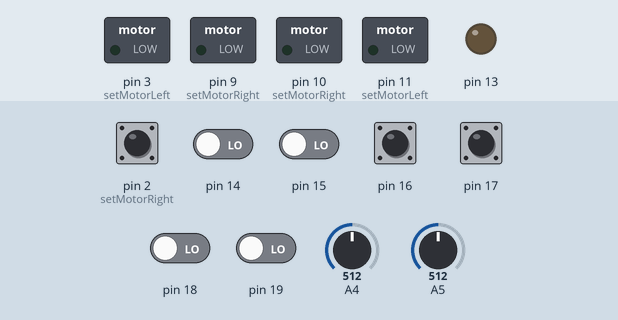
Bench run of a sketch on a simulated Arduino Uno, built with avr-gcc and run on an emulated ATmega328P. On the bench: switched loads named in the sketch (green lamp = pin HIGH), output pins drawn as LEDs (lit = HIGH). The inputs (shaded band) are chosen by the test bench; at power-on: pin 2 (setMotorRight), pin 16, pin 17 HIGH, pin 14, pin 15, pin 18, pin 19 LOW, A4 = 512, A5 = 512.

Above: at 1.5 s.
1.6 s: pin 2 (setMotorRight) pulled LOW for 1 s
At 2.4 s:
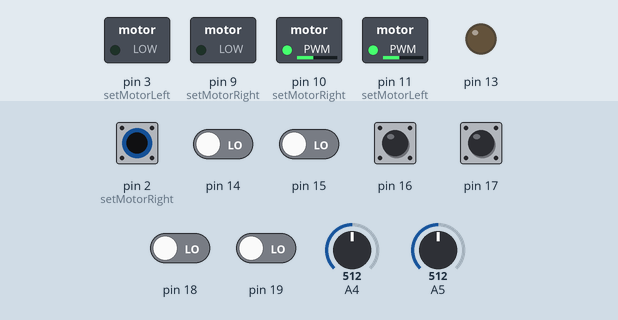
4.1 s: pin 2 (setMotorRight) pulled LOW for 0.15 s
At 4.17 s:
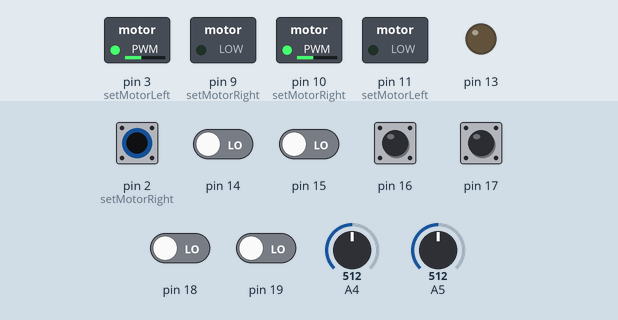
5.7 s: pin 2 (setMotorRight) pulled LOW for 0.15 s
At 6.8 s:
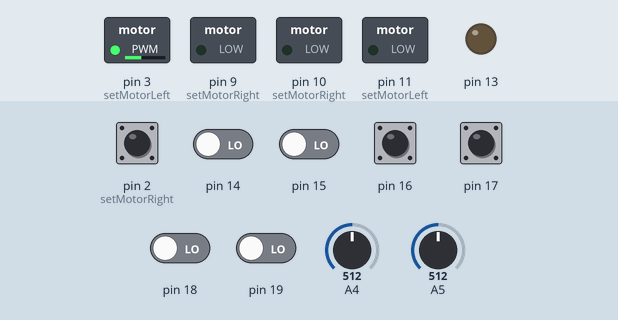
Timing chart, 0 to 8.7 s (numbered marks = the images above; inputs shaded):
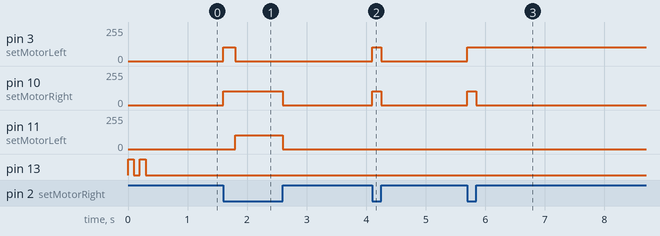

The sketch:

ruz-v0.1.ino
```cpp
// Beta test v0.1
#include <avr/io.h>
#include <avr/interrupt.h>
#include <avr/wdt.h>
#define STATE_WAITING   0
#define STATE_SEARCHING 1
#define STATE_ATTACK    2
#define STATE_ESCAPE    3
#define ESCAPE_BACK       0
#define ESCAPE_RIGHT_BACK 1
#define ESCAPE_LEFT_BACK  2
#define QTR_THRESHOLD 700
#define MAX_SPEED 102
#define SEARCH_SPEED 60
#define IMPACT_SPEED 170
#define MAX_CRUSH_SPEED 230
#define CRUSH_STEP_DELAY 300
#define CRUSH_STEP_INCREMENT 2
volatile uint8_t currentState = STATE_WAITING;
uint8_t escapeStrategy = 0;
volatile unsigned long escapeStartTime = 0;
uint8_t lastOpponentDir = 0;
unsigned long attackStartTime = 0;
int currentCrushSpeed = IMPACT_SPEED;
bool isCrushing = false;
volatile int global_solQTR = 1023;
volatile int global_sagQTR = 1023;
volatile uint8_t adc_channel = 5;
volatile bool adc_dummy_flag = true;
void initHardware();
void setMotorLeft(int16_t speed);
void setMotorRight(int16_t speed);
#define BUZZER_ON  (PORTB |=  (1 << PB5))
#define BUZZER_OFF (PORTB &= ~(1 << PB5))
void setup() {
    initHardware();
    BUZZER_ON;
    delay(100);
    BUZZER_OFF;
    delay(100);
    BUZZER_ON;
    delay(100);
    BUZZER_OFF;
    wdt_enable(WDTO_120MS);
}
void loop() {
    wdt_reset();
    int solQTR, sagQTR;
    cli();
    solQTR = global_solQTR;
    sagQTR = global_sagQTR;
    sei();
    if (currentState != STATE_WAITING) {
        if (currentState != STATE_ESCAPE) {
            if (solQTR < QTR_THRESHOLD || sagQTR < QTR_THRESHOLD) {
                currentState = STATE_ESCAPE;
                escapeStartTime = millis();
                isCrushing = false;
                if (solQTR < QTR_THRESHOLD && sagQTR < QTR_THRESHOLD) {
                    escapeStrategy = ESCAPE_BACK;
                } else if (solQTR < QTR_THRESHOLD) {
                    escapeStrategy = ESCAPE_RIGHT_BACK;
                } else {
                    escapeStrategy = ESCAPE_LEFT_BACK;
                }
            }
        }
    }
    switch (currentState) {
        case STATE_WAITING:
            break;
        case STATE_SEARCHING: {
            bool leftOpp  = ((PINC & (1 << PC3)) == 0);
            bool rightOpp = ((PINC & (1 << PC2)) == 0);
            if (leftOpp || rightOpp) {
                currentState = STATE_ATTACK;
            } else {
                if (lastOpponentDir == 0) {
                    setMotorLeft(-SEARCH_SPEED);
                    setMotorRight(SEARCH_SPEED);
                } else {
                    setMotorLeft(SEARCH_SPEED);
                    setMotorRight(-SEARCH_SPEED);
                }
            }
            break;
        }
        case STATE_ATTACK: {
            bool leftOpp  = ((PINC & (1 << PC3)) == 0);
            bool rightOpp = ((PINC & (1 << PC2)) == 0);
            if (leftOpp && rightOpp) {
                if (!isCrushing) {
                    isCrushing = true;
                    attackStartTime = millis();
                    currentCrushSpeed = IMPACT_SPEED;
                } else {
                    unsigned long crushDuration = millis() - attackStartTime;
                    if (crushDuration >= CRUSH_STEP_DELAY) {
                        currentCrushSpeed += CRUSH_STEP_INCREMENT;
                        if (currentCrushSpeed > MAX_CRUSH_SPEED) {
                            currentCrushSpeed = MAX_CRUSH_SPEED;
                        }
                        attackStartTime = millis();
                    }
                }
                setMotorLeft(currentCrushSpeed);
                setMotorRight(currentCrushSpeed);
            } else if (leftOpp) {
                isCrushing = false;
                setMotorLeft(0);
                setMotorRight(MAX_SPEED);
                lastOpponentDir = 0;
            } else if (rightOpp) {
                isCrushing = false;
                setMotorLeft(MAX_SPEED);
                setMotorRight(0);
                lastOpponentDir = 1;
            } else {
                isCrushing = false;
                currentState = STATE_SEARCHING;
            }
            break;
        }
        case STATE_ESCAPE: {
            unsigned long elapsed = millis() - escapeStartTime;
            bool sensorsClear = (solQTR >= QTR_THRESHOLD && sagQTR >= QTR_THRESHOLD);
            if (escapeStrategy == ESCAPE_BACK) {
                if (elapsed < 200) {
                    setMotorLeft(-MAX_SPEED);
                    setMotorRight(-MAX_SPEED);
                } else if (elapsed < 350) {
                    setMotorLeft(MAX_SPEED);
                    setMotorRight(-MAX_SPEED);
                } else if (sensorsClear || elapsed > 1000) {
                    currentState = STATE_SEARCHING;
                }
            }
            else if (escapeStrategy == ESCAPE_RIGHT_BACK) {
                if (elapsed < 250) {
                    setMotorLeft(-MAX_SPEED);
                    setMotorRight(0);
                } else if (sensorsClear || elapsed > 1000) {
                    currentState = STATE_SEARCHING;
                }
            }
            else  {
                if (elapsed < 250) {
                    setMotorLeft(0);
                    setMotorRight(-MAX_SPEED);
                } else if (sensorsClear || elapsed > 1000) {
                    currentState = STATE_SEARCHING;
                }
            }
            break;
        }
    }
}
void initHardware() {
    DDRC  &= ~((1 << PC2) | (1 << PC3) | (1 << PC4) | (1 << PC5));
    PORTC |=  ((1 << PC2) | (1 << PC3));
    DDRD  |= (1 << PD3);
    DDRB  |= (1 << PB3) | (1 << PB1) | (1 << PB2);
    DDRB  |= (1 << PB5);
    DDRD  &= ~(1 << PD2);
    PORTD |=  (1 << PD2);
    TCCR1A = (1 << WGM10);
    TCCR1B = (1 << WGM12) | (1 << CS11) | (1 << CS10);
    TCCR2A = (1 << WGM21) | (1 << WGM20);
    TCCR2B = (1 << CS22);
    EICRA |= (1 << ISC00);
    EIMSK |= (1 << INT0);
    ADMUX = (1 << REFS0) | (5);
    ADCSRA = (1 << ADEN) | (1 << ADIE) | (1 << ADPS2) | (1 << ADPS1) | (1 << ADPS0);
    ADCSRA |= (1 << ADSC);
    sei();
}
void setMotorLeft(int16_t speed) {
    cli(); if (currentState == STATE_WAITING) speed = 0; sei();
    if (speed > 0) {
        if (speed > 255) speed = 255;
        TCCR2A = (TCCR2A | (1 << COM2A1)) & ~(1 << COM2B1);
        PORTD &= ~(1 << PD3);
        OCR2A = speed;
    } else if (speed < 0) {
        speed = -speed;
        if (speed > 255) speed = 255;
        TCCR2A = (TCCR2A | (1 << COM2B1)) & ~(1 << COM2A1);
        PORTB &= ~(1 << PB3);
        OCR2B = speed;
    } else {
        TCCR2A &= ~((1 << COM2A1) | (1 << COM2B1));
        PORTD &= ~(1 << PD3);
        PORTB &= ~(1 << PB3);
    }
}
void setMotorRight(int16_t speed) {
    cli(); if (currentState == STATE_WAITING) speed = 0; sei();
    if (speed > 0) {
        if (speed > 255) speed = 255;
        TCCR1A = (TCCR1A | (1 << COM1A1)) & ~(1 << COM1B1);
        PORTB &= ~(1 << PB2);
        OCR1A = speed;
    } else if (speed < 0) {
        speed = -speed;
        if (speed > 255) speed = 255;
        TCCR1A = (TCCR1A | (1 << COM1B1)) & ~(1 << COM1A1);
        PORTB &= ~(1 << PB1);
        OCR1B = speed;
    } else {
        TCCR1A &= ~((1 << COM1A1) | (1 << COM1B1));
        PORTB &= ~((1 << PB1) | (1 << PB2));
    }
}
ISR(INT0_vect) {
    if ((PIND & (1 << PD2)) == 0) {
        currentState = STATE_SEARCHING;
    } else {
        currentState = STATE_WAITING;
        setMotorLeft(0);
        setMotorRight(0);
    }
}
ISR(ADC_vect) {
    if (adc_dummy_flag) {
        adc_dummy_flag = false;
        ADCSRA |= (1 << ADSC);
    } else {
        int adc_val = ADC;
        if (adc_channel == 5) {
            global_solQTR = adc_val;
            adc_channel = 4;
        } else {
            global_sagQTR = adc_val;
            adc_channel = 5;
        }
        ADMUX = (ADMUX & 0xF0) | adc_channel;
        adc_dummy_flag = true;
        ADCSRA |= (1 << ADSC);
    }
}
```

Measured:
- after the input at 1.6 s, pin 3 (setMotorLeft): 0/255 → 102/255 at once, → 0/255 0.20 s later; pin 10 (setMotorRight): 0/255 → 102/255 at once, → 0/255 1.0 s later; pin 11 (setMotorLeft): 0/255 → 102/255 after 0.20 s, → 0/255 0.80 s later
- after the input at 4.1 s, pin 3 (setMotorLeft), pin 10 (setMotorRight): 0/255 → 102/255 at once, → 0/255 0.15 s later
- after the input at 5.7 s, pin 3 (setMotorLeft): 0/255 → 102/255 at once; pin 10 (setMotorRight): 0/255 → 102/255 at once, → 0/255 0.15 s later
